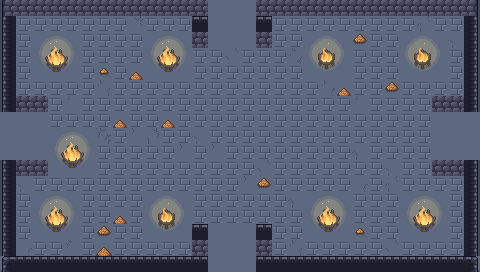

A level layout from a 2D game, rendered from its tile map. Below: a short description, then the map file with tile-grid data replaced by summaries:
An orthogonal 30x17 tile map with 16x16 px tiles, 6 tile layers (ground, dressing, decor, walls, ...), 5 tilesets and 8 objects (5x ENTRY, 2x PROP, CHEST).

<map version="1.10" tiledversion="1.10.2" orientation="orthogonal" renderorder="right-down" width="30" height="17" tilewidth="16" tileheight="16" infinite="0" nextlayerid="8" nextobjectid="9">
 <tileset firstgid="1" name="wall" tilewidth="16" tileheight="16" tilecount="493" columns="17">
  <image source="../../../gfx/tiles/cove/walls_floor.png" width="272" height="464" />
 </tileset>
 <tileset firstgid="494" name="cracks" tilewidth="16" tileheight="16" tilecount="120" columns="8">
  <image source="../../../gfx/tiles/cove/cracks_floor.png" width="128" height="240" />
 </tileset>
 <tileset firstgid="614" name="wallcracks" tilewidth="16" tileheight="16" tilecount="256" columns="8">
  <image source="../../../gfx/tiles/cove/cracks_walls.png" width="128" height="512" />
 </tileset>
 <tileset firstgid="870" name="objects" tilewidth="16" tileheight="16" tilecount="216" columns="24">
  <image source="../../../gfx/tiles/cove/objects.png" width="384" height="144" />
 </tileset>
 <tileset firstgid="1086" name="fire" tilewidth="16" tileheight="16" tilecount="198" columns="11">
  <image source="../../../gfx/tiles/cove/fire.png" width="176" height="288" />
  <tile id="0">
   <animation>
    <frame tileid="0" duration="150" />
    <frame tileid="33" duration="150" />
    <frame tileid="66" duration="150" />
    <frame tileid="99" duration="150" />
    <frame tileid="132" duration="150" />
    <frame tileid="165" duration="150" />
   </animation>
  </tile>
  <tile id="1">
   <animation>
    <frame tileid="1" duration="150" />
    <frame tileid="34" duration="150" />
    <frame tileid="67" duration="150" />
    <frame tileid="100" duration="150" />
    <frame tileid="133" duration="150" />
    <frame tileid="166" duration="150" />
   </animation>
  </tile>
  <tile id="2">
   <animation>
    <frame tileid="2" duration="150" />
    <frame tileid="35" duration="150" />
    <frame tileid="68" duration="150" />
    <frame tileid="101" duration="150" />
    <frame tileid="134" duration="150" />
    <frame tileid="167" duration="150" />
   </animation>
  </tile>
  <tile id="3">
   <animation>
    <frame tileid="3" duration="150" />
    <frame tileid="36" duration="150" />
    <frame tileid="69" duration="150" />
    <frame tileid="102" duration="150" />
    <frame tileid="135" duration="150" />
    <frame tileid="168" duration="150" />
   </animation>
  </tile>
  <tile id="4">
   <animation>
    <frame tileid="4" duration="150" />
    <frame tileid="37" duration="150" />
    <frame tileid="70" duration="150" />
    <frame tileid="103" duration="150" />
    <frame tileid="136" duration="150" />
    <frame tileid="169" duration="150" />
   </animation>
  </tile>
  <tile id="5">
   <animation>
    <frame tileid="5" duration="150" />
    <frame tileid="38" duration="150" />
    <frame tileid="71" duration="150" />
    <frame tileid="104" duration="150" />
    <frame tileid="137" duration="150" />
    <frame tileid="170" duration="150" />
   </animation>
  </tile>
  <tile id="6">
   <animation>
    <frame tileid="6" duration="150" />
    <frame tileid="39" duration="150" />
    <frame tileid="72" duration="150" />
    <frame tileid="105" duration="150" />
    <frame tileid="138" duration="150" />
    <frame tileid="171" duration="150" />
   </animation>
  </tile>
  <tile id="7">
   <animation>
    <frame tileid="7" duration="150" />
    <frame tileid="40" duration="150" />
    <frame tileid="73" duration="150" />
    <frame tileid="106" duration="150" />
    <frame tileid="139" duration="150" />
    <frame tileid="172" duration="150" />
   </animation>
  </tile>
  <tile id="8">
   <animation>
    <frame tileid="8" duration="150" />
    <frame tileid="41" duration="150" />
    <frame tileid="74" duration="150" />
    <frame tileid="107" duration="150" />
    <frame tileid="140" duration="150" />
    <frame tileid="173" duration="150" />
   </animation>
  </tile>
  <tile id="9">
   <animation>
    <frame tileid="9" duration="150" />
    <frame tileid="42" duration="150" />
    <frame tileid="75" duration="150" />
    <frame tileid="108" duration="150" />
    <frame tileid="141" duration="150" />
    <frame tileid="174" duration="150" />
   </animation>
  </tile>
  <tile id="10">
   <animation>
    <frame tileid="10" duration="150" />
    <frame tileid="43" duration="150" />
    <frame tileid="76" duration="150" />
    <frame tileid="109" duration="150" />
    <frame tileid="142" duration="150" />
    <frame tileid="175" duration="150" />
   </animation>
  </tile>
  <tile id="11">
   <animation>
    <frame tileid="11" duration="150" />
    <frame tileid="44" duration="150" />
    <frame tileid="77" duration="150" />
    <frame tileid="110" duration="150" />
    <frame tileid="143" duration="150" />
    <frame tileid="176" duration="150" />
   </animation>
  </tile>
  <tile id="12">
   <animation>
    <frame tileid="12" duration="150" />
    <frame tileid="45" duration="150" />
    <frame tileid="78" duration="150" />
    <frame tileid="111" duration="150" />
    <frame tileid="144" duration="150" />
    <frame tileid="177" duration="150" />
   </animation>
  </tile>
  <tile id="13">
   <animation>
    <frame tileid="13" duration="150" />
    <frame tileid="46" duration="150" />
    <frame tileid="79" duration="150" />
    <frame tileid="112" duration="150" />
    <frame tileid="145" duration="150" />
    <frame tileid="178" duration="150" />
   </animation>
  </tile>
  <tile id="14">
   <animation>
    <frame tileid="14" duration="150" />
    <frame tileid="47" duration="150" />
    <frame tileid="80" duration="150" />
    <frame tileid="113" duration="150" />
    <frame tileid="146" duration="150" />
    <frame tileid="179" duration="150" />
   </animation>
  </tile>
  <tile id="15">
   <animation>
    <frame tileid="15" duration="150" />
    <frame tileid="48" duration="150" />
    <frame tileid="81" duration="150" />
    <frame tileid="114" duration="150" />
    <frame tileid="147" duration="150" />
    <frame tileid="180" duration="150" />
   </animation>
  </tile>
  <tile id="16">
   <animation>
    <frame tileid="16" duration="150" />
    <frame tileid="49" duration="150" />
    <frame tileid="82" duration="150" />
    <frame tileid="115" duration="150" />
    <frame tileid="148" duration="150" />
    <frame tileid="181" duration="150" />
   </animation>
  </tile>
  <tile id="17">
   <animation>
    <frame tileid="17" duration="150" />
    <frame tileid="50" duration="150" />
    <frame tileid="83" duration="150" />
    <frame tileid="116" duration="150" />
    <frame tileid="149" duration="150" />
    <frame tileid="182" duration="150" />
   </animation>
  </tile>
  <tile id="18">
   <animation>
    <frame tileid="18" duration="150" />
    <frame tileid="51" duration="150" />
    <frame tileid="84" duration="150" />
    <frame tileid="117" duration="150" />
    <frame tileid="150" duration="150" />
    <frame tileid="183" duration="150" />
   </animation>
  </tile>
  <tile id="19">
   <animation>
    <frame tileid="19" duration="150" />
    <frame tileid="52" duration="150" />
    <frame tileid="85" duration="150" />
    <frame tileid="118" duration="150" />
    <frame tileid="151" duration="150" />
    <frame tileid="184" duration="150" />
   </animation>
  </tile>
  <tile id="20">
   <animation>
    <frame tileid="20" duration="150" />
    <frame tileid="53" duration="150" />
    <frame tileid="86" duration="150" />
    <frame tileid="119" duration="150" />
    <frame tileid="152" duration="150" />
    <frame tileid="185" duration="150" />
   </animation>
  </tile>
  <tile id="21">
   <animation>
    <frame tileid="21" duration="150" />
    <frame tileid="54" duration="150" />
    <frame tileid="87" duration="150" />
    <frame tileid="120" duration="150" />
    <frame tileid="153" duration="150" />
    <frame tileid="186" duration="150" />
   </animation>
  </tile>
  <tile id="22">
   <animation>
    <frame tileid="22" duration="150" />
    <frame tileid="55" duration="150" />
    <frame tileid="88" duration="150" />
    <frame tileid="121" duration="150" />
    <frame tileid="154" duration="150" />
    <frame tileid="187" duration="150" />
   </animation>
  </tile>
  <tile id="23">
   <animation>
    <frame tileid="23" duration="150" />
    <frame tileid="56" duration="150" />
    <frame tileid="89" duration="150" />
    <frame tileid="122" duration="150" />
    <frame tileid="155" duration="150" />
    <frame tileid="188" duration="150" />
   </animation>
  </tile>
  <tile id="24">
   <animation>
    <frame tileid="24" duration="150" />
    <frame tileid="57" duration="150" />
    <frame tileid="90" duration="150" />
    <frame tileid="123" duration="150" />
    <frame tileid="156" duration="150" />
    <frame tileid="189" duration="150" />
   </animation>
  </tile>
  <tile id="25">
   <animation>
    <frame tileid="25" duration="150" />
    <frame tileid="58" duration="150" />
    <frame tileid="91" duration="150" />
    <frame tileid="124" duration="150" />
    <frame tileid="157" duration="150" />
    <frame tileid="190" duration="150" />
   </animation>
  </tile>
  <tile id="26">
   <animation>
    <frame tileid="26" duration="150" />
    <frame tileid="59" duration="150" />
    <frame tileid="92" duration="150" />
    <frame tileid="125" duration="150" />
    <frame tileid="158" duration="150" />
    <frame tileid="191" duration="150" />
   </animation>
  </tile>
  <tile id="27">
   <animation>
    <frame tileid="27" duration="150" />
    <frame tileid="60" duration="150" />
    <frame tileid="93" duration="150" />
    <frame tileid="126" duration="150" />
    <frame tileid="159" duration="150" />
    <frame tileid="192" duration="150" />
   </animation>
  </tile>
  <tile id="28">
   <animation>
    <frame tileid="28" duration="150" />
    <frame tileid="61" duration="150" />
    <frame tileid="94" duration="150" />
    <frame tileid="127" duration="150" />
    <frame tileid="160" duration="150" />
    <frame tileid="193" duration="150" />
   </animation>
  </tile>
  <tile id="29">
   <animation>
    <frame tileid="29" duration="150" />
    <frame tileid="62" duration="150" />
    <frame tileid="95" duration="150" />
    <frame tileid="128" duration="150" />
    <frame tileid="161" duration="150" />
    <frame tileid="194" duration="150" />
   </animation>
  </tile>
  <tile id="30">
   <animation>
    <frame tileid="30" duration="150" />
    <frame tileid="63" duration="150" />
    <frame tileid="96" duration="150" />
    <frame tileid="129" duration="150" />
    <frame tileid="162" duration="150" />
    <frame tileid="195" duration="150" />
   </animation>
  </tile>
  <tile id="31">
   <animation>
    <frame tileid="31" duration="150" />
    <frame tileid="64" duration="150" />
    <frame tileid="97" duration="150" />
    <frame tileid="130" duration="150" />
    <frame tileid="163" duration="150" />
    <frame tileid="196" duration="150" />
   </animation>
  </tile>
  <tile id="32">
   <animation>
    <frame tileid="32" duration="150" />
    <frame tileid="65" duration="150" />
    <frame tileid="98" duration="150" />
    <frame tileid="131" duration="150" />
    <frame tileid="164" duration="150" />
    <frame tileid="197" duration="150" />
   </animation>
  </tile>
 </tileset>
 <layer id="1" name="ground" width="30" height="17">
  <data>[510 cells, 510 non-empty, 1 distinct tile ids]</data>
 </layer>
 <layer id="2" name="dressing" width="30" height="17">
  <data>[510 cells, 379 non-empty, 43 distinct tile ids]</data>
 </layer>
 <layer id="3" name="decor" width="30" height="17">
  <data>[510 cells, 0 non-empty, 0 distinct tile ids]</data>
 </layer>
 <layer id="4" name="walls" width="30" height="17">
  <data>[510 cells, 78 non-empty, 8 distinct tile ids]</data>
 </layer>
 <layer id="5" name="props" width="30" height="17">
  <data>[510 cells, 25 non-empty, 4 distinct tile ids]</data>
 </layer>
 <layer id="6" name="overhead" width="30" height="17">
  <data>[510 cells, 0 non-empty, 0 distinct tile ids]</data>
 </layer>
 <objectgroup id="7" name="spawns">
  <object id="1" name="UP" type="ENTRY" x="232" y="24" />
  <object id="2" name="DOWN" type="ENTRY" x="232" y="248" />
  <object id="3" name="LEFT" type="ENTRY" x="24" y="136" />
  <object id="4" name="RIGHT" type="ENTRY" x="456" y="136" />
  <object id="5" name="" type="ENTRY" x="248" y="136" />
  <object id="6" name="secret" type="CHEST" x="232" y="136" />
  <object id="7" name="torch" type="PROP" x="56" y="264" />
  <object id="8" name="torch" type="PROP" x="424" y="264" />
 </objectgroup>
</map>
